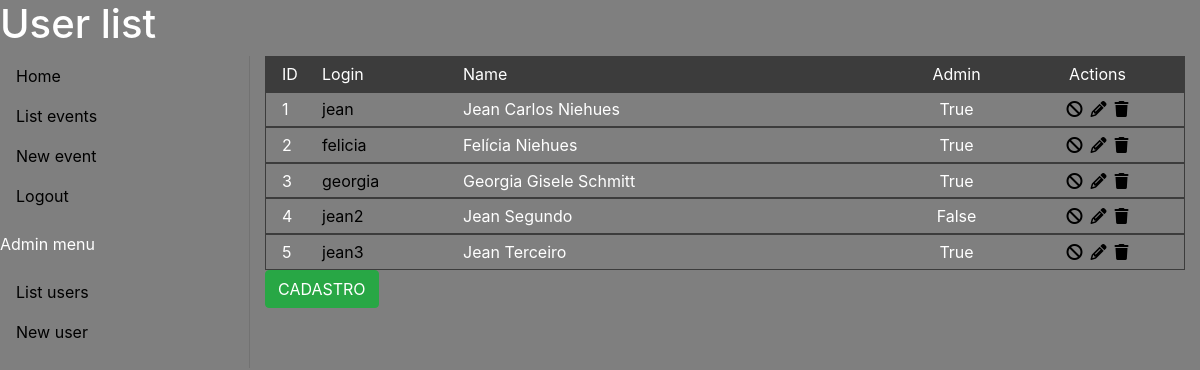
Before: /users/ with the older database file.
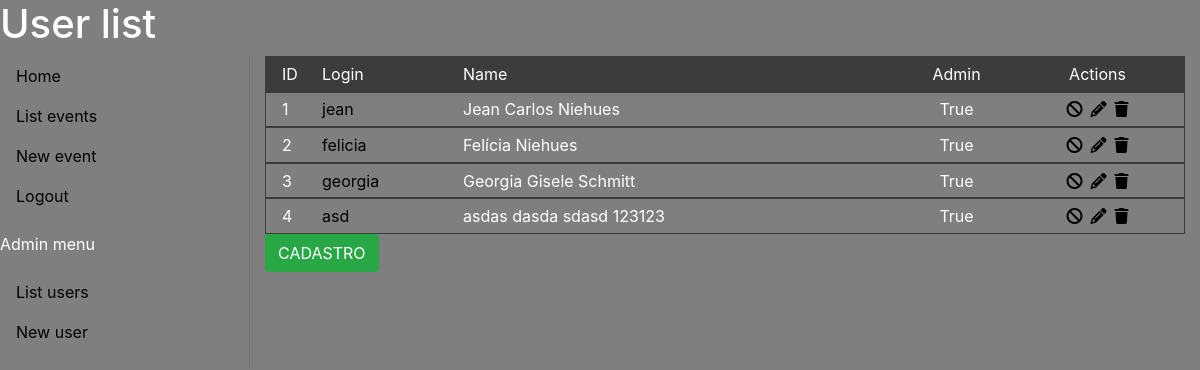
After: the same page with the newer database file.
### models/calendar_model.py (models this page shows)
class User(SQLModel, table=True):
    id: Optional[int] = Field(default=None, primary_key=True, nullable=False)
    user_name: str = Field(index=True)
    name: str = Field(index=True)
    admin: bool = Field(nullable=True)
    password: str = Field(nullable=False)
    events: List["Event"] = Relationship(back_populates="users")

### views/user.py (the view, shortened to what this page needs)
@app.route('/users/', methods=['GET', 'POST'])
def user():
    if request.method == 'GET':
        users_list = listUsers()
        print(users_list)
        return render_template('list_users.html', title = 'User list', users_list=users_list)

### controller/users_controller.py (called while the page is built)
def listUsers(id=None, user_name=None):
    with Session(engine) as session:
        if id is not None or user_name is not None:
            statement = select(User).where(User.id == id).options(selectinload(User.events))
            user = session.exec(statement)
            return user.first()
        else:
            statement = select(User).options(selectinload(User.events))
            user = session.exec(statement)
            return user.all()

### templates/list_users.html (shortened to what this page needs)
{% extends "template.html" %}
{% block content %}
<body>
    <div class="container listapessoas user__list">
        <ul class="heading user-grid-template">
            <li>ID</li>
            <li>Login</li>
            <li>Name</li>
            <li class="flex-justify-center">Admin</li>
            <li class="flex-justify-center">Actions</li>
        </ul>
        {% for user in users_list %}
        <ul class="user__details user-grid-template">
            <li>{{ user.id }}</li>
            <li><a href="/users/{{ user.id }}">{{ user.user_name }}</a></li>
            <li>{{ user.name }}</li>
            <li class="flex-justify-center">{{ user.admin }}</li>
            <li class="actions flex-justify-center"><a href="#" title="Suspend"><i class="fa-solid fa-ban"></i></a><a href="/users/edit/{{ user.id }}" title="Edit"><i class="fa-solid fa-pencil"></i></a><a href="#" user-delete data-id="{{ user.id }}" title="Delete"><i class="fa-solid fa-trash"></i></a></li>
        </ul>
            {% endfor %}
        <a href="/users/new_user" class="btn btn-success">CADASTRO</a>
    </div>
</body>
{% endblock content %}

Changed rows visible on the page:
removed User: id "5", user_name "jean3", name "Jean Terceiro", admin "True"
changed User id 4: user_name "jean2" → "asd"; name "Jean Segundo" → "asdas dasda sdasd 123123"; admin "False" → "True"
